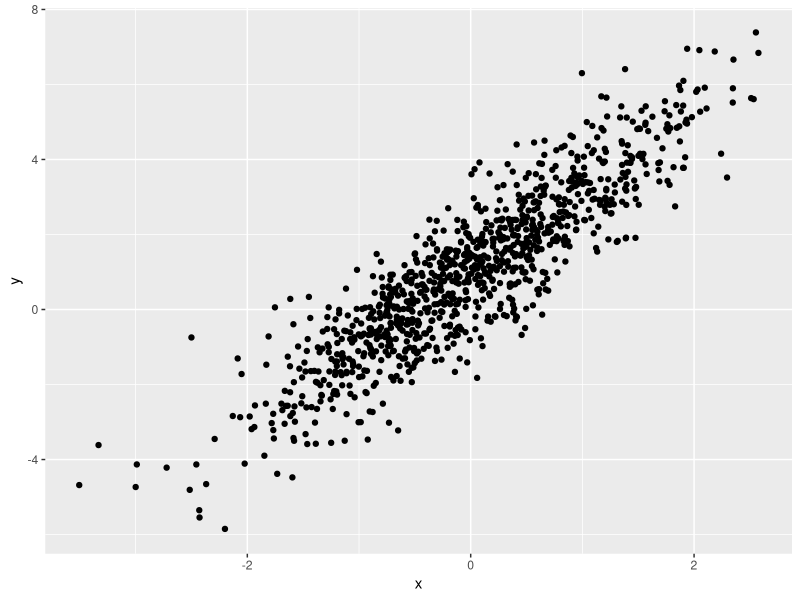

R code for this plot:
## ---- chunk 1
library(tidyverse)
## ---- chunk 2
samp = rnorm(100)
length(samp)
## ---- chunk 3
plot_df = 
  tibble(
    x = rnorm(n = 1000),
    y = 1 + 2 * x + rnorm(n = 1000)
  )
ggplot(plot_df, aes(x = x, y = y)) + geom_point()
## ---- chunk 4
library(tidyverse)

la_df =
  tibble(
    norm = rnorm(n = 500, mean = 1),
    logical = norm > 0,
    abs_norm = abs(norm)
  )


median_norm = median(pull(la_df, norm))
